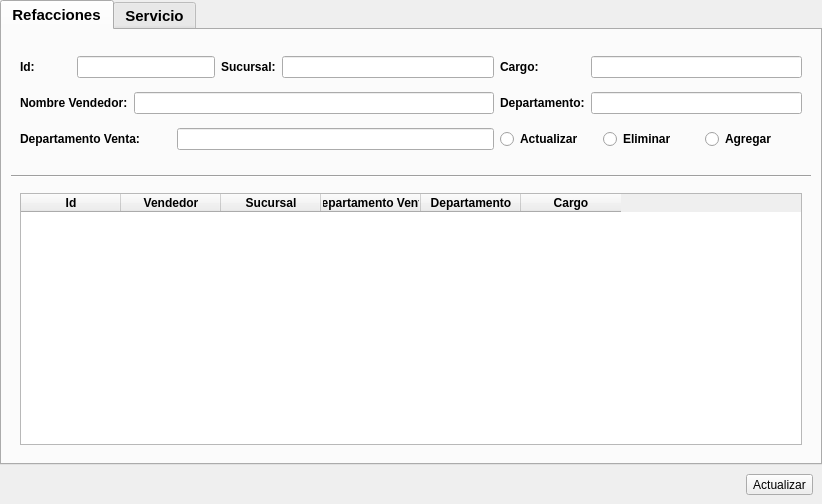
<?xml version="1.0" encoding="UTF-8"?>
<ui version="4.0">
 <class>Formulario_Vendedores</class>
 <widget class="QWidget" name="Formulario_Vendedores">
  <property name="geometry">
   <rect>
    <x>0</x>
    <y>0</y>
    <width>822</width>
    <height>504</height>
   </rect>
  </property>
  <property name="windowTitle">
   <string>Form</string>
  </property>
  <property name="styleSheet">
   <string notr="true">[objectName^=&quot;lbl&quot;] {
	font-size: 12px;
	font-weight: bold;
	font-family: Arial;
	margin-bottom: 5px; 
	margin-top: 5px;
	margin-left: 0px;
}
[objectName^=&quot;rb_&quot;] {
	font-size: 12px;
	font-weight: bold;
	font-family: Arial;
	margin-bottom: 5px; 
	margin-top: 5px;
	margin-left: 0px;
}
[objectName*=&quot;ledit_&quot;] {
	font-size:12px;
	font-family: Arial;
}
[objectName*=&quot;btn_aceptar&quot;] {
	font-size:14px;
	font-family: Arial;
	font-weight:bold;
	background-color: rgb(0, 194, 12);
	border-radius:4px;
	min-weight: 50px;
	min-height:20px;
}</string>
  </property>
  <layout class="QHBoxLayout" name="horizontalLayout">
   <property name="spacing">
    <number>0</number>
   </property>
   <property name="leftMargin">
    <number>0</number>
   </property>
   <property name="topMargin">
    <number>0</number>
   </property>
   <property name="rightMargin">
    <number>0</number>
   </property>
   <property name="bottomMargin">
    <number>0</number>
   </property>
   <item>
    <widget class="QWidget" name="widget" native="true">
     <property name="styleSheet">
      <string notr="true"/>
     </property>
     <layout class="QVBoxLayout" name="verticalLayout_2">
      <property name="spacing">
       <number>0</number>
      </property>
      <property name="leftMargin">
       <number>0</number>
      </property>
      <property name="topMargin">
       <number>0</number>
      </property>
      <property name="rightMargin">
       <number>0</number>
      </property>
      <property name="bottomMargin">
       <number>0</number>
      </property>
      <item>
       <widget class="QTabWidget" name="Vendedores_Refacciones">
        <property name="sizeIncrement">
         <size>
          <width>0</width>
          <height>0</height>
         </size>
        </property>
        <property name="font">
         <font>
          <pointsize>11</pointsize>
          <weight>75</weight>
          <bold>true</bold>
         </font>
        </property>
        <property name="cursor">
         <cursorShape>ArrowCursor</cursorShape>
        </property>
        <property name="acceptDrops">
         <bool>false</bool>
        </property>
        <property name="autoFillBackground">
         <bool>false</bool>
        </property>
        <property name="styleSheet">
         <string notr="true">
font-weight: bold;</string>
        </property>
        <property name="inputMethodHints">
         <set>Qt::ImhNone</set>
        </property>
        <property name="tabPosition">
         <enum>QTabWidget::North</enum>
        </property>
        <property name="currentIndex">
         <number>0</number>
        </property>
        <property name="elideMode">
         <enum>Qt::ElideLeft</enum>
        </property>
        <property name="movable">
         <bool>false</bool>
        </property>
        <property name="tabBarAutoHide">
         <bool>false</bool>
        </property>
        <widget class="QWidget" name="tab">
         <property name="styleSheet">
          <string notr="true"/>
         </property>
         <attribute name="title">
          <string>Refacciones</string>
         </attribute>
         <layout class="QVBoxLayout" name="verticalLayout">
          <item>
           <widget class="QWidget" name="lbl_lbl_idrefacciones" native="true">
            <property name="minimumSize">
             <size>
              <width>0</width>
              <height>130</height>
             </size>
            </property>
            <layout class="QGridLayout" name="gridLayout_2">
             <item row="0" column="0">
              <widget class="QLabel" name="lbl_id">
               <property name="text">
                <string>Id:</string>
               </property>
              </widget>
             </item>
             <item row="0" column="1" colspan="3">
              <widget class="QLineEdit" name="ledit_idrefacciones"/>
             </item>
             <item row="0" column="4">
              <widget class="QLabel" name="lbl_lbl_sucu">
               <property name="text">
                <string>Sucursal:</string>
               </property>
              </widget>
             </item>
             <item row="0" column="5">
              <widget class="QLineEdit" name="ledit_sucursal"/>
             </item>
             <item row="0" column="6">
              <widget class="QLabel" name="lbl_lbl_cargo">
               <property name="text">
                <string>Cargo:</string>
               </property>
              </widget>
             </item>
             <item row="0" column="7">
              <widget class="QLineEdit" name="ledit_cargo"/>
             </item>
             <item row="1" column="0" colspan="2">
              <widget class="QLabel" name="lbl_lbl_nombre">
               <property name="text">
                <string>Nombre Vendedor:</string>
               </property>
              </widget>
             </item>
             <item row="1" column="6">
              <widget class="QLabel" name="lbl_lbl_depa">
               <property name="text">
                <string>Departamento:</string>
               </property>
              </widget>
             </item>
             <item row="1" column="7">
              <widget class="QLineEdit" name="ledit_depa"/>
             </item>
             <item row="2" column="0" colspan="3">
              <widget class="QLabel" name="lbl_lbl_depaventa">
               <property name="text">
                <string>Departamento Venta:</string>
               </property>
              </widget>
             </item>
             <item row="1" column="2" colspan="4">
              <widget class="QLineEdit" name="ledit_nombrevendedor"/>
             </item>
             <item row="2" column="6" colspan="2">
              <layout class="QGridLayout" name="gridLayout">
               <item row="0" column="0">
                <widget class="QRadioButton" name="rb_actualizar">
                 <property name="cursor">
                  <cursorShape>PointingHandCursor</cursorShape>
                 </property>
                 <property name="text">
                  <string>Actualizar</string>
                 </property>
                </widget>
               </item>
               <item row="0" column="1">
                <widget class="QRadioButton" name="rb_eliminar">
                 <property name="cursor">
                  <cursorShape>PointingHandCursor</cursorShape>
                 </property>
                 <property name="text">
                  <string>Eliminar</string>
                 </property>
                </widget>
               </item>
               <item row="0" column="2">
                <widget class="QRadioButton" name="rb_agregar">
                 <property name="cursor">
                  <cursorShape>PointingHandCursor</cursorShape>
                 </property>
                 <property name="text">
                  <string>Agregar</string>
                 </property>
                </widget>
               </item>
              </layout>
             </item>
             <item row="2" column="3" colspan="3">
              <widget class="QLineEdit" name="ledit_depaventa"/>
             </item>
            </layout>
           </widget>
          </item>
          <item>
           <widget class="Line" name="line">
            <property name="orientation">
             <enum>Qt::Horizontal</enum>
            </property>
           </widget>
          </item>
          <item>
           <widget class="QWidget" name="widget_3" native="true">
            <layout class="QHBoxLayout" name="horizontalLayout_2">
             <item>
              <widget class="QTableWidget" name="tabla_vendedoresrefacciones">
               <property name="styleSheet">
                <string notr="true"/>
               </property>
               <column>
                <property name="text">
                 <string>Id</string>
                </property>
               </column>
               <column>
                <property name="text">
                 <string>Vendedor</string>
                </property>
                <property name="toolTip">
                 <string/>
                </property>
               </column>
               <column>
                <property name="text">
                 <string>Sucursal</string>
                </property>
               </column>
               <column>
                <property name="text">
                 <string>Departamento Venta</string>
                </property>
               </column>
               <column>
                <property name="text">
                 <string>Departamento</string>
                </property>
               </column>
               <column>
                <property name="text">
                 <string>Cargo</string>
                </property>
               </column>
              </widget>
             </item>
            </layout>
           </widget>
          </item>
         </layout>
        </widget>
        <widget class="QWidget" name="tab_2">
         <attribute name="title">
          <string>Servicio</string>
         </attribute>
         <layout class="QVBoxLayout" name="verticalLayout_3">
          <item>
           <widget class="QWidget" name="widget_6" native="true">
            <property name="minimumSize">
             <size>
              <width>0</width>
              <height>130</height>
             </size>
            </property>
            <layout class="QGridLayout" name="gridLayout_3">
             <item row="0" column="0">
              <widget class="QLabel" name="lbl_lbl_idservicio">
               <property name="text">
                <string>Id:</string>
               </property>
              </widget>
             </item>
             <item row="0" column="1" colspan="2">
              <widget class="QLineEdit" name="ledit_idservicio"/>
             </item>
             <item row="0" column="3">
              <widget class="QLabel" name="lbl_lbl_nombre_servicio">
               <property name="text">
                <string>Nombre Vendedor:</string>
               </property>
              </widget>
             </item>
             <item row="0" column="4">
              <widget class="QLineEdit" name="ledit_nombrevendedor_servicio"/>
             </item>
             <item row="0" column="5" colspan="2">
              <widget class="QLabel" name="lbl_lbl_depaventa_servicio">
               <property name="text">
                <string>Departamento Venta:</string>
               </property>
              </widget>
             </item>
             <item row="0" column="7">
              <widget class="QLineEdit" name="ledit_depaventa_servicio"/>
             </item>
             <item row="1" column="0" colspan="2">
              <widget class="QLabel" name="lbl_lbl_depa_servicio">
               <property name="text">
                <string>Departamento:</string>
               </property>
              </widget>
             </item>
             <item row="1" column="2" colspan="4">
              <widget class="QLineEdit" name="ledit_depa_servicio"/>
             </item>
             <item row="1" column="6" colspan="2">
              <layout class="QGridLayout" name="gridLayout_4">
               <item row="0" column="1">
                <widget class="QRadioButton" name="rb_eliminar_servicio">
                 <property name="cursor">
                  <cursorShape>PointingHandCursor</cursorShape>
                 </property>
                 <property name="text">
                  <string>Eliminar</string>
                 </property>
                </widget>
               </item>
               <item row="0" column="2">
                <widget class="QRadioButton" name="rb_agregar_servicio">
                 <property name="cursor">
                  <cursorShape>PointingHandCursor</cursorShape>
                 </property>
                 <property name="text">
                  <string>Agregar</string>
                 </property>
                </widget>
               </item>
               <item row="0" column="0">
                <widget class="QRadioButton" name="rb_actualizar_servicio">
                 <property name="cursor">
                  <cursorShape>PointingHandCursor</cursorShape>
                 </property>
                 <property name="text">
                  <string>Actualizar</string>
                 </property>
                </widget>
               </item>
              </layout>
             </item>
            </layout>
           </widget>
          </item>
          <item>
           <widget class="Line" name="line_2">
            <property name="orientation">
             <enum>Qt::Horizontal</enum>
            </property>
           </widget>
          </item>
          <item>
           <widget class="QWidget" name="widget_5" native="true">
            <layout class="QGridLayout" name="gridLayout_5">
             <item row="0" column="0">
              <widget class="QTableWidget" name="tabla_vendedoresrefacciones_servicio">
               <column>
                <property name="text">
                 <string>Id</string>
                </property>
               </column>
               <column>
                <property name="text">
                 <string>Vendedor</string>
                </property>
                <property name="toolTip">
                 <string/>
                </property>
               </column>
               <column>
                <property name="text">
                 <string>Departamento Venta</string>
                </property>
               </column>
               <column>
                <property name="text">
                 <string>Departamento</string>
                </property>
               </column>
              </widget>
             </item>
            </layout>
           </widget>
          </item>
         </layout>
        </widget>
       </widget>
      </item>
      <item>
       <widget class="QWidget" name="widget_4" native="true">
        <layout class="QHBoxLayout" name="horizontalLayout_3">
         <item>
          <spacer name="horizontalSpacer">
           <property name="orientation">
            <enum>Qt::Horizontal</enum>
           </property>
           <property name="sizeHint" stdset="0">
            <size>
             <width>716</width>
             <height>20</height>
            </size>
           </property>
          </spacer>
         </item>
         <item>
          <widget class="QToolButton" name="btn_aceptar_vendedores">
           <property name="cursor">
            <cursorShape>PointingHandCursor</cursorShape>
           </property>
           <property name="text">
            <string>Actualizar</string>
           </property>
          </widget>
         </item>
        </layout>
       </widget>
      </item>
     </layout>
    </widget>
   </item>
  </layout>
 </widget>
 <resources/>
 <connections/>
</ui>
